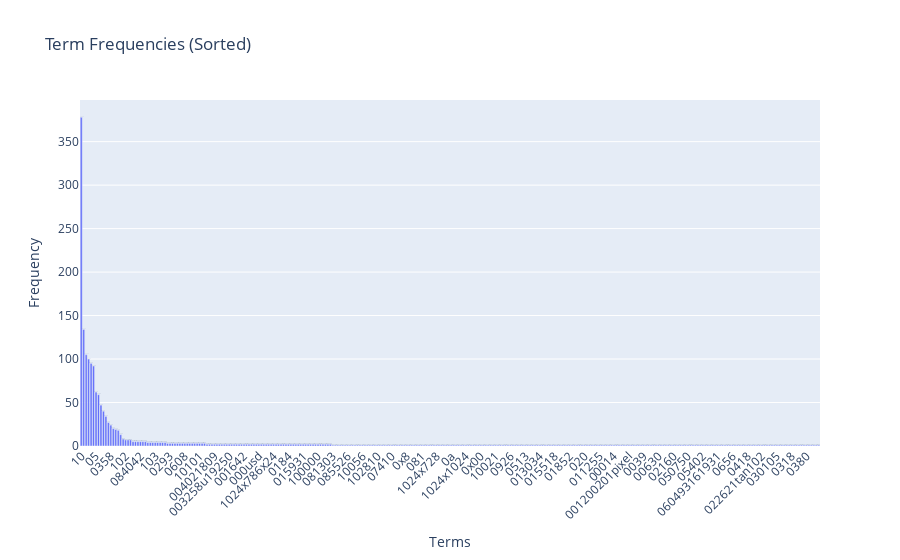

The notebook cell this image was saved under:
### Markdown cell above
### >>> **Exercise 14 (take home):** 
Additionally, you can attempt to sort the terms on the `x-axis` by frequency instead of in alphabetical order. This way the visualization is more meaninfgul and you will be able to observe the so called [long tail](https://en.wikipedia.org/wiki/Long_tail) (get familiar with this term since it will appear a lot in data mining and other statistics courses). see picture below

![alt txt](https://upload.wikimedia.org/wikipedia/commons/thumb/8/8a/Long_tail.svg/1000px-Long_tail.svg.png)

### Code cell
# Answer here

import numpy as np
import plotly.express as px
import pandas as pd

# Assuming `term_frequencies` and `count_vect` are defined as in your previous code
term_frequencies = np.asarray(X_counts.sum(axis=0))[0]
terms = count_vect.get_feature_names_out()[:300]  # Get the first 300 terms

# Create a DataFrame for Plotly
df = pd.DataFrame({
    'Term': terms,
    'Frequency': term_frequencies[:300]  # Frequencies for the first 300 terms
})

# Sort the DataFrame by Frequency in descending order
df_sorted = df.sort_values(by='Frequency', ascending=False)

# Create an interactive bar chart with sorted terms
fig = px.bar(df_sorted, x='Term', y='Frequency', title='Term Frequencies (Sorted)',
             labels={'Term': 'Terms', 'Frequency': 'Frequency'},
             text='Frequency')

# Customize the layout
fig.update_traces(texttemplate='%{text:.2f}', textposition='outside')
fig.update_layout(xaxis_tickangle=-45)

# Show the figure
fig.show()

### Figure 1 — Plotly figure (JSON) as saved in the notebook; plotly's stock layout.template omitted (floating-point values rounded to 4 significant figures; data arrays with more than 128 entries replaced by an {"elided": "..."} marker saying what was removed)
{"data": [{"alignmentgroup": "True", "hovertemplate": "Terms=%{x}<br>Frequency=%{text}<extra></extra>", "legendgroup": "", "marker": {"color": "#636efa", "pattern": {"shape": ""}}, "name": "", "offsetgroup": "", "orientation": "v", "showlegend": false, "text": {"elided": "300 int values"}, "textposition": "outside", "texttemplate": "%{text:.2f}", "type": "bar", "x": {"elided": "300 str values"}, "xaxis": "x", "y": {"elided": "300 int values"}, "yaxis": "y"}], "layout": {"autosize": true, "barmode": "relative", "legend": {"tracegroupgap": 0}, "title": {"text": "Term Frequencies (Sorted)"}, "xaxis": {"anchor": "y", "autorange": true, "domain": [0, 1], "range": [-0.5, 299.5], "tickangle": -45, "title": {"text": "Terms"}, "type": "category"}, "yaxis": {"anchor": "x", "autorange": true, "domain": [0, 1], "range": [0, 397.9], "title": {"text": "Frequency"}, "type": "linear"}}}
